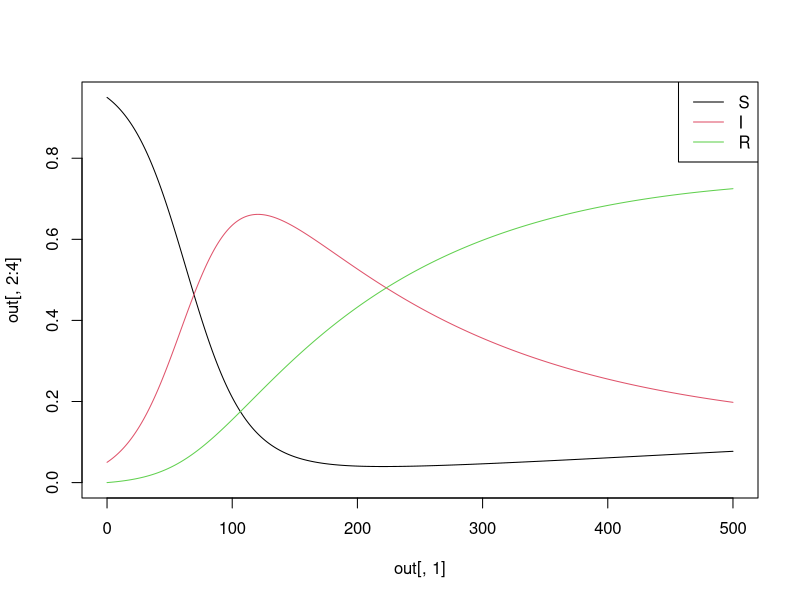

This chart was generated by the following R code:
# Script created by Frank D'Agostino 2020
# Code was based on work done by Dr. Caroline Buckee and colleagues
# Found here: http://rstudio-pubs-static.s3.amazonaws.com/6852_c59c5a2e8ea3456abbeb017185de603e.html

rm(list = ls())
# Clear console
library(deSolve)

#-------------------------------------------------------------------------------
# Data Cleanup
#-------------------------------------------------------------------------------

SIR <- function(parameters) {
  
  # Let's see the inputted parameters
  print(parameters)
  
  # Create the time and initialization parameters
  time <- seq(from = 0, to = 500, by = 1)
  init <- c(S = 0.95, I = 0.05, R = 0)
  
  diff_eqs <- function(time, init, parameters) {
    with(as.list(c(init, parameters)), {
      
      dS <- birth - beta*I*S - death*S
      dI <- beta*I*S - recovery*I - death*I
      dR <- recovery*I - death*R
      
      return(list(c(dS, dI, dR)))
      
    })
  }
  
  res <- ode(func = diff_eqs, times = time, y = init, parms = parameters)
  res <- as.data.frame(res)
  
  # Return our results
  return(res)
}

disp_param <- c(beta = 0.05, recovery = 0.005, death = 0.001, birth = 0.001)
out <- SIR(disp_param)

matplot(out[, 1], out[, 2:4], type="l", lty=1)
legend("topright", col=1:3, legend=c("S", "I", "R"), lwd=1)

##################################################################
